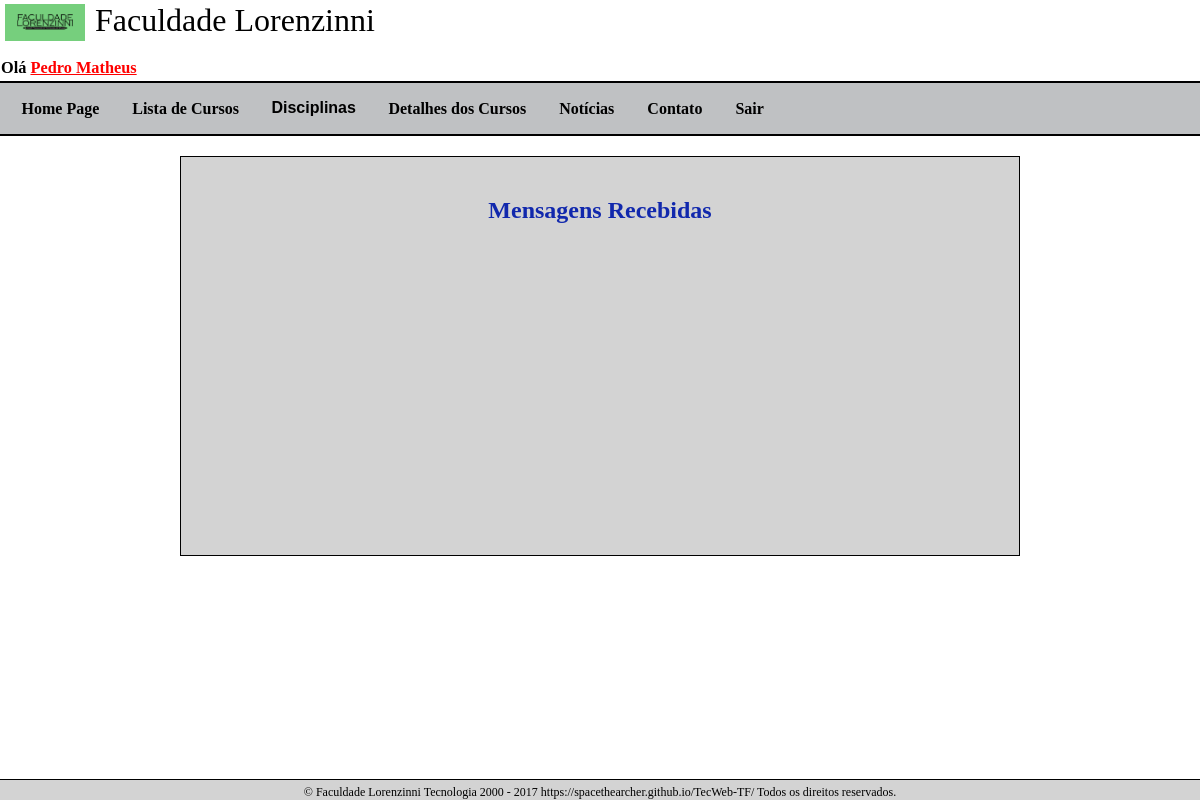
Page /QuestoesRecebidas/ (signed in) on the earlier database version.
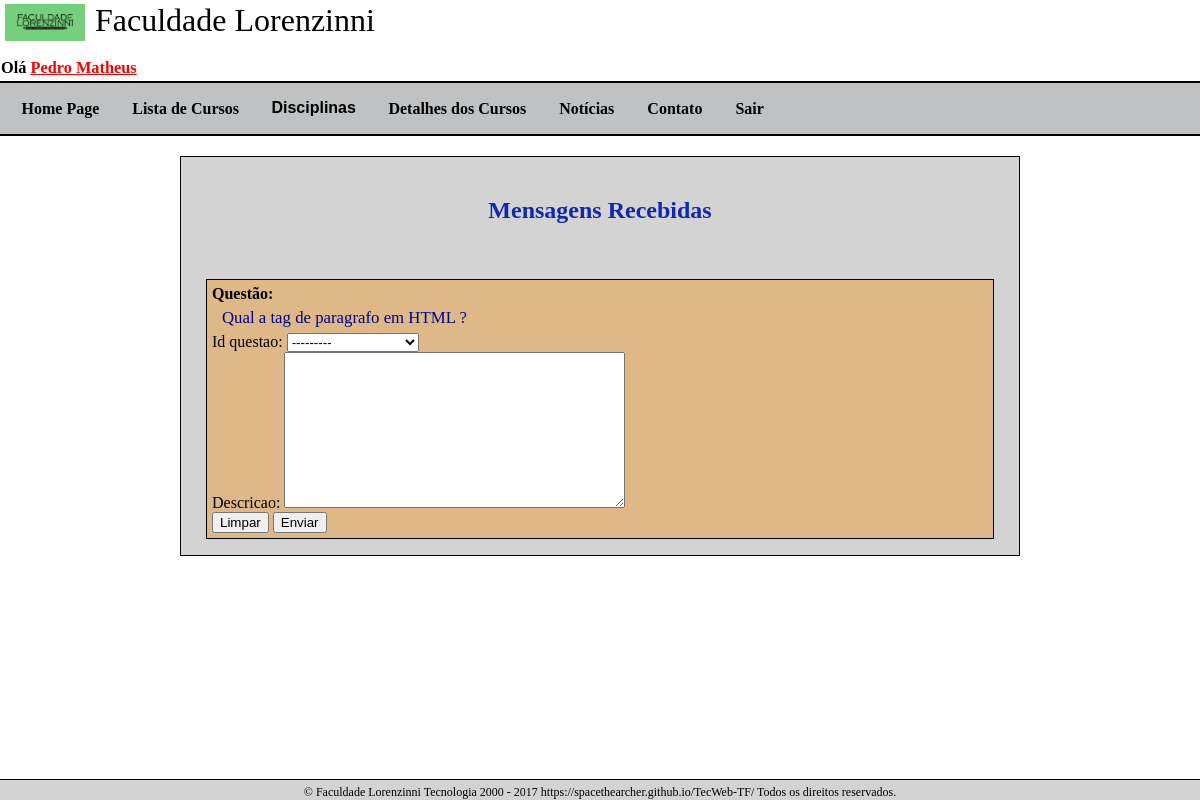
Same page on the later database version.
### core/models.py (models this page shows)
class Questao(models.Model):
    id_turma = models.ForeignKey('Turma', models.DO_NOTHING, db_column='ID_Turma')  # Field name made lowercase.
    numero = models.IntegerField(db_column='Numero')  # Field name made lowercase.
    data_limite_entrega = models.DateField(db_column='Data_Limite_Entrega', max_length=10)  # Field name made lowercase.
    descricao = models.TextField(db_column='Descricao')  # Field name made lowercase. This field type is a guess.
    data = models.DateTimeField(db_column='Data', max_length=10)  # Field name made lowercase.
    class Meta:
        db_table = 'Questao'
        unique_together = (('id_turma', 'numero'),)

### core/views.py (the view)
# urls.py: url(r'^QuestoesRecebidas/', page_responder_questao),
@login_required(login_url="/Login")
@user_passes_test(checa_aluno)
def page_responder_questao(request):
    questoes = Questao.objects.all()
    if request.method == 'POST' :
        form = RespostaForm(request.POST)
        respostas = form.save(commit=False)
        respostas.data_de_envio = datetime.datetime.now()
        respostas.data_avaliacao = datetime.datetime.now()
        respostas.id_aluno = Aluno.objects.get(nome=request.user.nome)
        respostas.nota = 0
        respostas.avaliacao = 'OK'
        if form.is_valid():
            respostas.save()
            print("RESPOSTA ENVIADA")
        else:
            print("PRAZO VENCIDO")
    else :
        form = RespostaForm()
    contexto = {
        "form":form,
        "questoes":questoes
    }
    return render(request, "QUestoesRecebidas.html", contexto)

### core/forms.py
class RespostaForm(forms.ModelForm):
    class Meta :
        model = Resposta
        fields = ["id_questao", "descricao"]

### core/models.py (called while the page is built)
    def __str__(self):
        return self.nome

### core/views.py (called while the page is built)
def checa_aluno(usuario):
    return usuario.perfil == "A" or usuario.perfil == "C"

### core/templates/QuestoesRecebidas.html (shortened to what this page needs)
{% extends 'base.html' %}
{% block scripts %}
    <link rel="stylesheet" type="text/css" href="/static/css/site.css">
    <link rel="stylesheet" type="text/css" href="/static/css/AvisosAluno.css">
{% endblock %}
{% block conteudo %}
    <div class="mensagembox">
        <h1> Mensagens Recebidas </h1>
        <div class="display">
        {% for questao in questoes %}
                <div class="mensagem">
                 <div class="textoCall">Questão:</div> <div class="texto"> {{questao.descricao}} </div>
                <form class="AvisoForm" method="POST">
                    {% for field in form %}
                            <div class="DivInput">{{ field.label_tag }} {{ field }}</div>
                    {% endfor %}
                <button class="botaoReset" type="reset">Limpar</button>
                <button class="botaoLogin" type="submit">Enviar</button><br/>
                </form>
                </div>
        {% endfor %}
        </div>
    </div>
{% endblock %}

Differences in the rows shown:
added Questao: descricao "Qual a tag de paragrafo em HTML ?", label_tag "Id questao:" "Descricao:"
